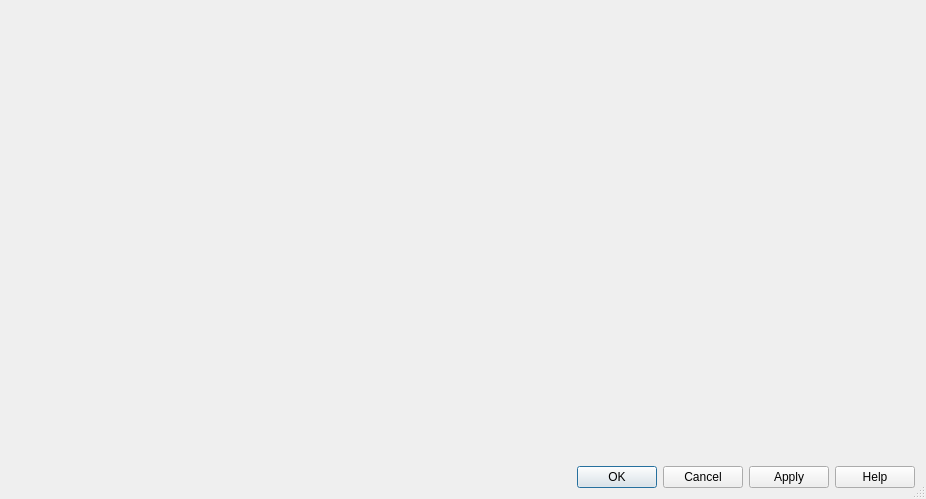
<?xml version="1.0" encoding="UTF-8"?>
<ui version="4.0">
 <class>ConfDialog</class>
 <widget class="QDialog" name="ConfDialog">
  <property name="windowModality">
   <enum>Qt::WindowModal</enum>
  </property>
  <property name="geometry">
   <rect>
    <x>0</x>
    <y>0</y>
    <width>926</width>
    <height>499</height>
   </rect>
  </property>
  <property name="sizePolicy">
   <sizepolicy hsizetype="Preferred" vsizetype="Preferred">
    <horstretch>0</horstretch>
    <verstretch>0</verstretch>
   </sizepolicy>
  </property>
  <property name="windowTitle">
   <string>Projects</string>
  </property>
  <property name="windowIcon">
   <iconset>
    <normaloff>../resources/menu_from_project.png</normaloff>../resources/menu_from_project.png</iconset>
  </property>
  <property name="windowOpacity">
   <double>0.980000000000000</double>
  </property>
  <property name="locale">
   <locale language="English" country="UnitedStates"/>
  </property>
  <property name="sizeGripEnabled">
   <bool>true</bool>
  </property>
  <property name="modal">
   <bool>true</bool>
  </property>
  <layout class="QGridLayout" name="gridLayout" rowstretch="1,0,0" columnstretch="0">
   <item row="2" column="0">
    <widget class="QDialogButtonBox" name="buttonBox">
     <property name="orientation">
      <enum>Qt::Horizontal</enum>
     </property>
     <property name="standardButtons">
      <set>QDialogButtonBox::Apply|QDialogButtonBox::Cancel|QDialogButtonBox::Help|QDialogButtonBox::Ok</set>
     </property>
    </widget>
   </item>
   <item row="0" column="0">
    <widget class="SettingsWidget" name="wdg_config" native="true"/>
   </item>
  </layout>
 </widget>
 <customwidgets>
  <customwidget>
   <class>SettingsWidget</class>
   <extends>QWidget</extends>
   <header>menu_from_project.ui.wdg_settings</header>
   <container>1</container>
  </customwidget>
 </customwidgets>
 <resources/>
 <connections>
  <connection>
   <sender>buttonBox</sender>
   <signal>accepted()</signal>
   <receiver>ConfDialog</receiver>
   <slot>accept()</slot>
   <hints>
    <hint type="sourcelabel">
     <x>245</x>
     <y>300</y>
    </hint>
    <hint type="destinationlabel">
     <x>157</x>
     <y>149</y>
    </hint>
   </hints>
  </connection>
  <connection>
   <sender>buttonBox</sender>
   <signal>rejected()</signal>
   <receiver>ConfDialog</receiver>
   <slot>reject()</slot>
   <hints>
    <hint type="sourcelabel">
     <x>313</x>
     <y>300</y>
    </hint>
    <hint type="destinationlabel">
     <x>286</x>
     <y>149</y>
    </hint>
   </hints>
  </connection>
 </connections>
</ui>
